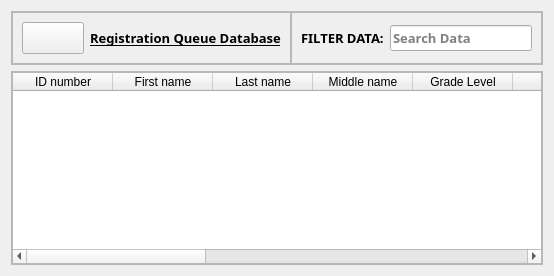
                <widget class="QWidget" name="mixData">
                 <layout class="QVBoxLayout" name="verticalLayout_6">
                  <item>
                   <widget class="QFrame" name="frame_8">
                    <property name="frameShape">
                     <enum>QFrame::StyledPanel</enum>
                    </property>
                    <property name="frameShadow">
                     <enum>QFrame::Raised</enum>
                    </property>
                    <layout class="QHBoxLayout" name="horizontalLayout_8">
                     <property name="spacing">
                      <number>0</number>
                     </property>
                     <property name="leftMargin">
                      <number>0</number>
                     </property>
                     <property name="topMargin">
                      <number>0</number>
                     </property>
                     <property name="rightMargin">
                      <number>0</number>
                     </property>
                     <property name="bottomMargin">
                      <number>0</number>
                     </property>
                     <item alignment="Qt::AlignLeft">
                      <widget class="QFrame" name="frame_11">
                       <property name="frameShape">
                        <enum>QFrame::StyledPanel</enum>
                       </property>
                       <property name="frameShadow">
                        <enum>QFrame::Raised</enum>
                       </property>
                       <layout class="QHBoxLayout" name="horizontalLayout_27">
                        <item>
                         <widget class="QPushButton" name="dis_btn">
                          <property name="font">
                           <font>
                            <pointsize>15</pointsize>
                           </font>
                          </property>
                          <property name="text">
                           <string/>
                          </property>
                          <property name="icon">
                           <iconset resource="icons_rc_rc.qrc">
                            <normaloff>:/icons/icons/users.svg</normaloff>:/icons/icons/users.svg</iconset>
                          </property>
                         </widget>
                        </item>
                        <item>
                         <widget class="QLabel" name="lbl_reg_que">
                          <property name="font">
                           <font>
                            <family>Segoe UI Black</family>
                            <pointsize>10</pointsize>
                            <weight>75</weight>
                            <bold>true</bold>
                            <underline>true</underline>
                           </font>
                          </property>
                          <property name="text">
                           <string>Registration Queue Database</string>
                          </property>
                         </widget>
                        </item>
                       </layout>
                      </widget>
                     </item>
                     <item alignment="Qt::AlignRight">
                      <widget class="QFrame" name="frame_9">
                       <property name="font">
                        <font>
                         <family>Segoe UI Black</family>
                         <pointsize>10</pointsize>
                         <weight>75</weight>
                         <bold>true</bold>
                        </font>
                       </property>
                       <property name="frameShape">
                        <enum>QFrame::StyledPanel</enum>
                       </property>
                       <property name="frameShadow">
                        <enum>QFrame::Raised</enum>
                       </property>
                       <layout class="QHBoxLayout" name="horizontalLayout_9">
                        <item>
                         <widget class="QLabel" name="label_8">
                          <property name="text">
                           <string>FILTER DATA:</string>
                          </property>
                         </widget>
                        </item>
                        <item>
                         <widget class="QLineEdit" name="searchLineEdit">
                          <property name="placeholderText">
                           <string>Search Data</string>
                          </property>
                         </widget>
                        </item>
                       </layout>
                      </widget>
                     </item>
                    </layout>
                   </widget>
                  </item>
                  <item>
                   <widget class="QFrame" name="frame_10">
                    <property name="frameShape">
                     <enum>QFrame::StyledPanel</enum>
                    </property>
                    <property name="frameShadow">
                     <enum>QFrame::Raised</enum>
                    </property>
                    <layout class="QHBoxLayout" name="horizontalLayout_15">
                     <property name="spacing">
                      <number>0</number>
                     </property>
                     <property name="leftMargin">
                      <number>0</number>
                     </property>
                     <property name="topMargin">
                      <number>0</number>
                     </property>
                     <property name="rightMargin">
                      <number>0</number>
                     </property>
                     <property name="bottomMargin">
                      <number>0</number>
                     </property>
                     <item>
                      <widget class="QTableWidget" name="tableWidget">
                       <property name="minimumSize">
                        <size>
                         <width>527</width>
                         <height>0</height>
                        </size>
                       </property>
                       <column>
                        <property name="text">
                         <string>ID number</string>
                        </property>
                       </column>
                       <column>
                        <property name="text">
                         <string>First name</string>
                        </property>
                       </column>
                       <column>
                        <property name="text">
                         <string>Last name</string>
                        </property>
                       </column>
                       <column>
                        <property name="text">
                         <string>Middle name</string>
                        </property>
                       </column>
                       <column>
                        <property name="text">
                         <string>Grade Level</string>
                        </property>
                       </column>
                       <column>
                        <property name="text">
                         <string>Address</string>
                        </property>
                       </column>
                       <column>
                        <property name="text">
                         <string>Telephone</string>
                        </property>
                       </column>
                       <column>
                        <property name="text">
                         <string>Birth Date</string>
                        </property>
                       </column>
                       <column>
                        <property name="text">
                         <string>Gender</string>
                        </property>
                       </column>
                       <column>
                        <property name="text">
                         <string>Age</string>
                        </property>
                       </column>
                       <column>
                        <property name="text">
                         <string>Nationality</string>
                        </property>
                       </column>
                       <column>
                        <property name="text">
                         <string>Registration</string>
                        </property>
                       </column>
                       <column>
                        <property name="text">
                         <string>Semester</string>
                        </property>
                       </column>
                       <column>
                        <property name="text">
                         <string>Course</string>
                        </property>
                       </column>
                      </widget>
                     </item>
                    </layout>
                   </widget>
                  </item>
                 </layout>
                </widget>
